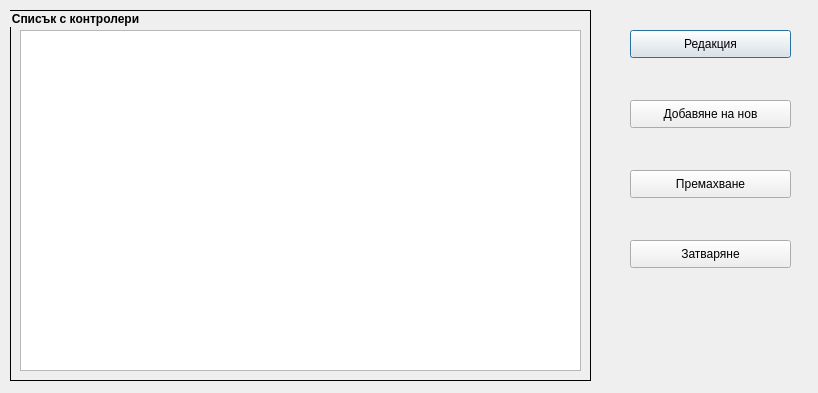
<?xml version="1.0" encoding="UTF-8"?>
<ui version="4.0">
 <class>EditControllersDialog</class>
 <widget class="QDialog" name="EditControllersDialog">
  <property name="geometry">
   <rect>
    <x>0</x>
    <y>0</y>
    <width>818</width>
    <height>393</height>
   </rect>
  </property>
  <property name="minimumSize">
   <size>
    <width>818</width>
    <height>393</height>
   </size>
  </property>
  <property name="maximumSize">
   <size>
    <width>818</width>
    <height>393</height>
   </size>
  </property>
  <property name="windowTitle">
   <string>Редакция на контролери</string>
  </property>
  <widget class="QGroupBox" name="groupBox">
   <property name="geometry">
    <rect>
     <x>10</x>
     <y>10</y>
     <width>581</width>
     <height>371</height>
    </rect>
   </property>
   <property name="font">
    <font>
     <weight>75</weight>
     <bold>true</bold>
    </font>
   </property>
   <property name="styleSheet">
    <string notr="true">QGroupBox {border-color: rgb(0, 0, 0);border-style: solid; border-width: 1px;}</string>
   </property>
   <property name="title">
    <string>Списък с контролери</string>
   </property>
   <widget class="QTableView" name="controlersTableView">
    <property name="geometry">
     <rect>
      <x>10</x>
      <y>20</y>
      <width>561</width>
      <height>341</height>
     </rect>
    </property>
    <property name="alternatingRowColors">
     <bool>true</bool>
    </property>
    <property name="sortingEnabled">
     <bool>false</bool>
    </property>
   </widget>
  </widget>
  <widget class="QPushButton" name="btnEdit">
   <property name="geometry">
    <rect>
     <x>630</x>
     <y>30</y>
     <width>161</width>
     <height>28</height>
    </rect>
   </property>
   <property name="focusPolicy">
    <enum>Qt::StrongFocus</enum>
   </property>
   <property name="text">
    <string>Редакция</string>
   </property>
  </widget>
  <widget class="QPushButton" name="btnAdd">
   <property name="geometry">
    <rect>
     <x>630</x>
     <y>100</y>
     <width>161</width>
     <height>28</height>
    </rect>
   </property>
   <property name="focusPolicy">
    <enum>Qt::StrongFocus</enum>
   </property>
   <property name="text">
    <string>Добавяне на нов</string>
   </property>
  </widget>
  <widget class="QPushButton" name="btnRemove">
   <property name="geometry">
    <rect>
     <x>630</x>
     <y>170</y>
     <width>161</width>
     <height>28</height>
    </rect>
   </property>
   <property name="text">
    <string>Премахване</string>
   </property>
  </widget>
  <widget class="QPushButton" name="btnClose">
   <property name="geometry">
    <rect>
     <x>630</x>
     <y>240</y>
     <width>161</width>
     <height>28</height>
    </rect>
   </property>
   <property name="text">
    <string>Затваряне</string>
   </property>
  </widget>
 </widget>
 <resources/>
 <connections>
  <connection>
   <sender>btnClose</sender>
   <signal>clicked()</signal>
   <receiver>EditControllersDialog</receiver>
   <slot>close()</slot>
   <hints>
    <hint type="sourcelabel">
     <x>730</x>
     <y>253</y>
    </hint>
    <hint type="destinationlabel">
     <x>408</x>
     <y>196</y>
    </hint>
   </hints>
  </connection>
 </connections>
</ui>
